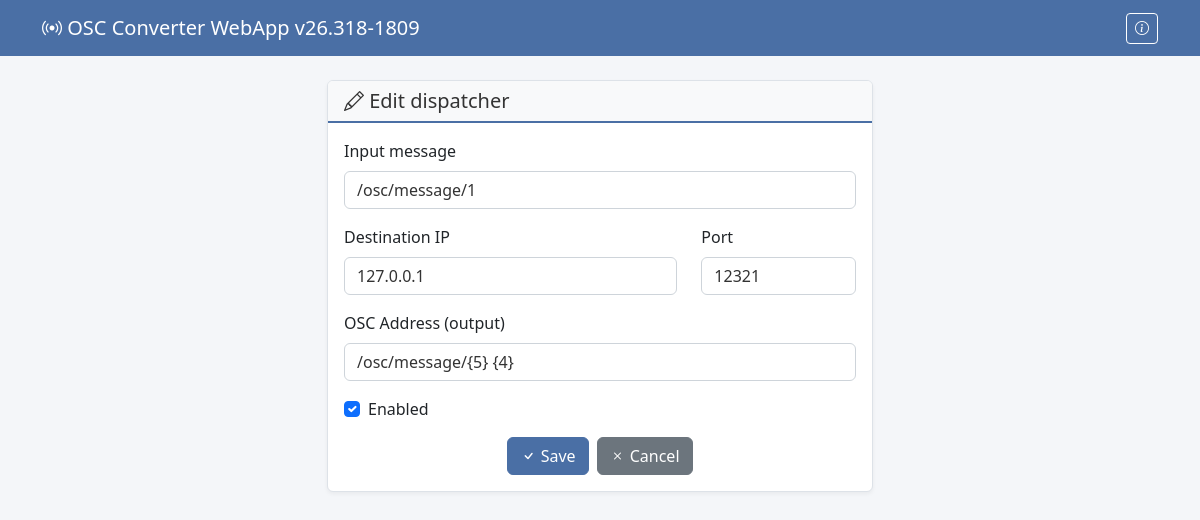
/dispatcher/8/edit/, run on the app's committed database.
### osc_converter_webapp/main/models.py (models this page shows, shortened)
class OSCDispatcher(models.Model):
    config = models.ForeignKey(OSCConfig, on_delete=models.CASCADE, related_name='dispatchers')
    osc_input = models.CharField(max_length=255, verbose_name="Adresse OSC (entrée)")
    osc_output = models.CharField(max_length=255, verbose_name="Adresse OSC (sortie)")
    tx_ip = models.GenericIPAddressField(default="127.0.0.1", verbose_name="IP destination")
    tx_port = models.PositiveIntegerField(default=9000, verbose_name="Port destination")
    is_enabled = models.BooleanField(default=True, verbose_name="Activé")
    created_at = models.DateTimeField(auto_now_add=True)
    class Meta:
        verbose_name = "Dispatcher OSC"
        verbose_name_plural = "Dispatchers OSC"
        ordering = ['osc_input']

### osc_converter_webapp/main/views.py (the view)
# urls.py: path('dispatcher/<int:pk>/edit/', views.dispatcher_edit, name='dispatcher_edit'),
def dispatcher_edit(request, pk):
    is_ajax = request.headers.get('X-Requested-With') == 'XMLHttpRequest'
    dispatcher = get_object_or_404(OSCDispatcher, pk=pk)
    show_restart_modal = False
    if request.method == 'POST':
        form = OSCDispatcherForm(request.POST, instance=dispatcher)
        if form.is_valid():
            form.save()
            config_pk = dispatcher.config.pk
            needs_restart = config_pk in osc_service.get_status()['running_configs']
            if is_ajax:
                return JsonResponse({
                    'success': True,
                    'message': 'Dispatcher updated',
                    'needs_restart': needs_restart,
                    'config_pk': config_pk,
                    'config_name': dispatcher.config.name
                })
            messages.success(request, 'Dispatcher updated')
            if needs_restart:
                show_restart_modal = True
            else:
                return redirect('dispatchers', config_pk=config_pk)
        else:
            if is_ajax:
                return JsonResponse({'success': False, 'errors': form.errors}, status=400)
    else:
        form = OSCDispatcherForm(instance=dispatcher)
    if is_ajax:
        return render(request, 'main/dispatcher_form_content.html', {
            'form': form,
            'dispatcher': dispatcher,
        })
    return render(request, 'main/dispatcher_form.html', {
        'form': form,
        'dispatcher': dispatcher,
        'show_restart_modal': show_restart_modal,
    })

### osc_converter_webapp/main/forms.py
class OSCDispatcherForm(forms.ModelForm):
    class Meta:
        model = OSCDispatcher
        fields = ['osc_input', 'tx_ip', 'tx_port', 'osc_output', 'is_enabled']
        widgets = {
            'osc_input': forms.TextInput(attrs={'class': 'form-control', 'placeholder': '/osc/input'}),
            'tx_ip': forms.TextInput(attrs={'class': 'form-control', 'placeholder': '127.0.0.1', 'value': '127.0.0.1'}),
            'tx_port': forms.NumberInput(attrs={'class': 'form-control', 'placeholder': '12321', 'value': '12321'}),
            'osc_output': forms.TextInput(attrs={'class': 'form-control', 'placeholder': '/osc/output'}),
            'is_enabled': forms.CheckboxInput(attrs={'class': 'form-check-input'}),
        }

### osc_converter_webapp/main/context_processors.py (called while the page is built)
def app_version(request):
    return {
        'APP_VERSION': settings.APP_VERSION,
        'DEVELOPER_NAME': getattr(settings, 'DEVELOPER_NAME', ''),
        'DEVELOPER_EMAIL': getattr(settings, 'DEVELOPER_EMAIL', ''),
        'DEVELOPER_GITHUB': getattr(settings, 'DEVELOPER_GITHUB', ''),
    }

### osc_converter_webapp/main/templates/main/dispatcher_form.html (shortened to what this page needs)
{% extends 'main/base.html' %}
{% block content %}
<div class="row justify-content-center">
    <div class="col-md-6">
        <div class="card">
            <div class="card-header">
                <h5 class="mb-0"><i class="bi bi-pencil"></i> Edit dispatcher</h5>
            </div>
            <div class="card-body">
                <form method="post">
                    <div class="mb-3">
                        <label for="id_osc_input" class="form-label">Input message</label>
                        {{ form.osc_input }}
                    </div>
                    <div class="row mb-3">
                        <div class="col-8">
                            <label for="id_tx_ip" class="form-label">Destination IP</label>
                            {{ form.tx_ip }}
                        </div>
                        <div class="col-4">
                            <label for="id_tx_port" class="form-label">Port</label>
                            {{ form.tx_port }}
                        </div>
                    </div>
                    <div class="mb-3">
                        <label for="id_osc_output" class="form-label">OSC Address (output)</label>
                        {{ form.osc_output }}
                    </div>
                    <div class="mb-3 form-check">
                        {{ form.is_enabled }}
                        <label class="form-check-label" for="id_is_enabled">Enabled</label>
                    </div>
                    <div class="d-flex gap-2 justify-content-center">
                        <button type="submit" class="btn btn-primary">
                            <i class="bi bi-check"></i> Save
                        </button>
                        <a href="{% url 'dispatchers' dispatcher.config.pk %}" class="btn btn-secondary">
                            <i class="bi bi-x"></i> Cancel
                        </a>
                    </div>
                </form>
            </div>
        </div>
    </div>
</div>
{% endblock %}

### osc_converter_webapp/main/static/main/style.css (style rules this page uses)
body { background-color: #f4f6f9; color: #333; }
.card { background-color: #fff; border: 1px solid #dde2e8; box-shadow: 0 2px 4px rgba(0,0,0,0.05); }
.card-header { background-color: #f8f9fa; border-bottom: 2px solid #4a6fa5; color: #333; }
.btn-primary { background-color: #4a6fa5; border-color: #4a6fa5; }
.form-control, .form-select { background-color: #fff; border-color: #ced4da; color: #333; }

### data on the page
OSCDispatcher: osc_input "/osc/message/1", tx_ip "127.0.0.1", tx_port "12321", osc_output "/osc/message/{5} {4}", is_enabled "☑"

### other printed values
{{ APP_VERSION }} "26.318-1809"
